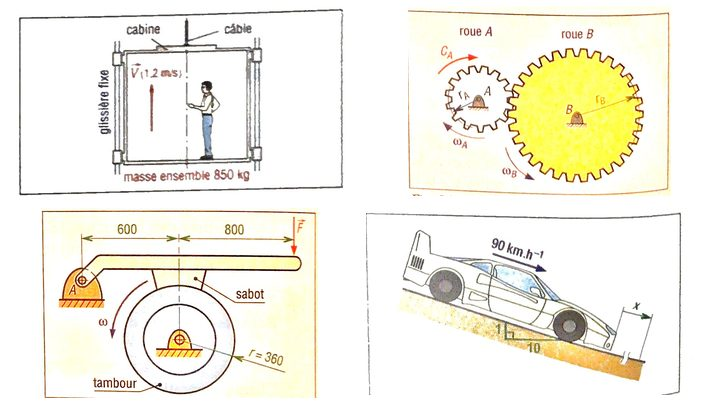
#> input picture src/images/accueil.jpg, 720 x 405 px
$ python -i extraire_figures.py   (imports and definitions only)
#> lines starting #> are read from the running program, lines starting #| are printed output that depends on the picture
#> further down, picture is the input picture: PIL image 720x405 RGB; mean R, G, B 244.1, 242, 229.6
#!/usr/bin/env python3
# -*- coding: utf-8 -*-
"""Découpe les figures du manuel dans les pages photographiées fournies (PDF) et les nettoie : correction de
l'éclairage (division par le fond flou : ombres et dégradés de la photo disparaissent), niveaux, légère saturation.
Écrit src/images/originaux/fig-*.jpg, que reprend outils/preparer_images.py.

    python3 outils/extraire_figures.py cours.pdf exercices.pdf exo2.pdf

Les PDF ne sont pas versionnés (photographies d'un manuel) : seules les figures découpées le sont.
Cadres : fractions de la page (x0, y0, x1, y1), relevées sur les pages fournies."""
import pathlib
import subprocess
import sys
import tempfile

import numpy as np
from PIL import Image, ImageEnhance, ImageFilter

ROOT = pathlib.Path(__file__).resolve().parent.parent
SORTIE = ROOT / "src" / "images" / "originaux"

# figure : (document, page (0 = première), cadre, légende du manuel)
FIGURES = {
    "fig-palan-reservoir": ("cours", 1, (0.105, 0.135, 0.975, 0.296), "Fig. 1 — Notion de puissance et d'énergie"),
    "fig-tremplin": ("cours", 0, (0.085, 0.705, 0.890, 0.940), "Le skieur sur le tremplin (ouverture du chapitre)"),
    "fig-skieur": ("cours", 0, (0.090, 0.705, 0.420, 0.935), "Le skieur en vol (ouverture du chapitre)"),
    "fig-camion": ("cours", 5, (0.525, 0.024, 0.985, 0.172), "Fig. 11 — Exemple : camion"),
    "fig-palan-puissance": ("cours", 7, (0.660, 0.360, 0.972, 0.500), "Fig. 16 — Puissance développée par le palan"),
    "fig-frein-disque": ("cours", 9, (0.075, 0.060, 0.985, 0.300), "Fig. 18 — Frein à disque industriel"),
    "fig-ascenseur": ("exercices", 0, (0.560, 0.415, 0.915, 0.548), "Fig. 22 — Cabine d'ascenseur"),
    "fig-escalier": ("exercices", 0, (0.560, 0.565, 0.915, 0.684), "Fig. 23 — Escalier roulant"),
    "fig-tire-bouchon": ("exercices", 0, (0.098, 0.802, 0.915, 0.932), "Fig. 24 — Tire-bouchon"),
    "fig-wagonnet-levage": ("exercices", 1, (0.535, 0.290, 0.962, 0.490), "Fig. 25 — Wagonnet de levage"),
    "fig-amortisseur": ("exercices", 1, (0.540, 0.526, 0.956, 0.655), "Fig. 26 — Amortisseur de fin de course"),
    "fig-amortisseur-ressort": ("exercices", 1, (0.745, 0.540, 0.956, 0.655), "Fig. 26 — l'amortisseur à ressort"),
    "fig-freinage-pente": ("exercices", 1, (0.550, 0.792, 0.998, 0.938), "Fig. 27 — Freinage dans une pente"),
    "fig-verin": ("exo2", 0, (0.566, 0.026, 0.921, 0.259), "Fig. 31 — Vérin de levage"),
    "fig-balancier": ("exo2", 0, (0.567, 0.298, 0.921, 0.513), "Fig. 32 — Levage de balancier"),
    "fig-frein-sabot": ("exo2", 0, (0.570, 0.527, 0.921, 0.683), "Fig. 33 — Frein à sabot"),
    "fig-roues": ("exo2", 0, (0.579, 0.760, 0.921, 0.920), "Fig. 34 — Roues"),
}
# niveaux propres à une figure (noir, blanc) : la page du palan, mal éclairée, est plus pâle
NIVEAUX = {"fig-palan-puissance": (95, 238)}


def nettoyer(im, noir=40, blanc=232):
    """Photo d'une page → figure sur fond blanc : on divise par l'éclairage (le fond flou), puis on étale les niveaux."""
#> called with noir = 40, blanc = 232
    a = np.asarray(im.convert("RGB")).astype(np.float32)
    fond = np.asarray(im.convert("RGB").filter(ImageFilter.GaussianBlur(radius=max(im.size) / 18))).astype(np.float32)
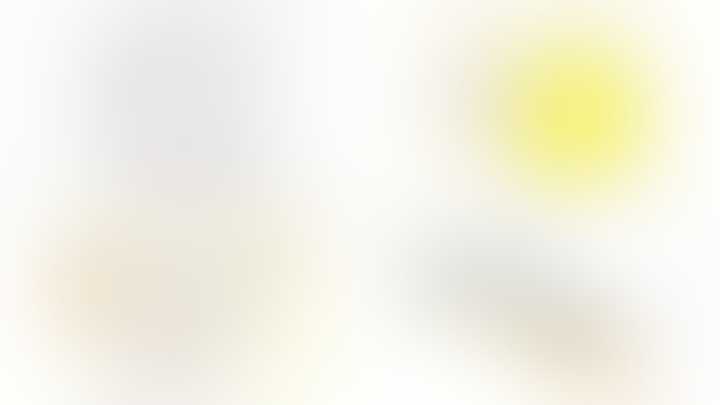
#> fond: shape (405, 720, 3) float32; mean R, G, B 244.7, 242.6, 230.6
    # le fond est estimé sur la luminance pour garder les couleurs des figures
    lum = fond.mean(axis=2, keepdims=True)
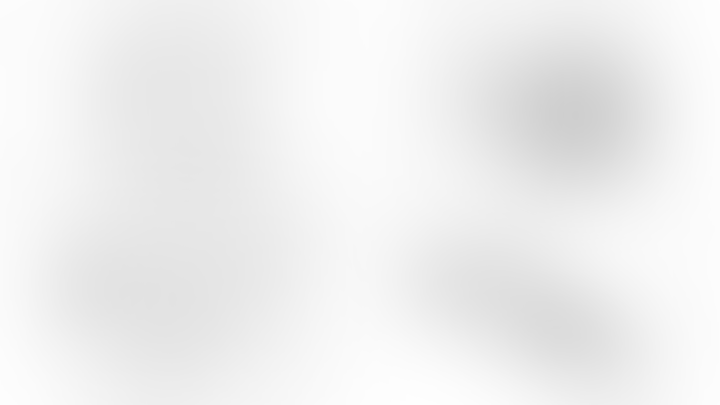
#> lum: shape (405, 720, 1) float32; min 206.7, max 254.7, mean 239.3
    a = np.clip(a / np.maximum(lum, 1) * 255 * 0.98, 0, 255)
    a = np.clip((a - noir) / (blanc - noir), 0, 1) ** 0.9 * 255
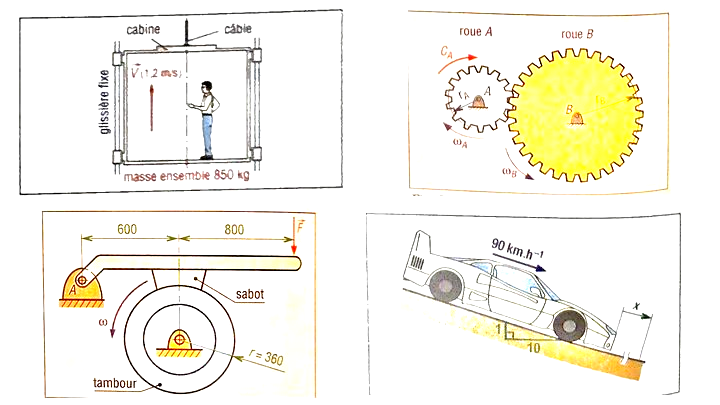
#> a: shape (405, 720, 3) float32; mean R, G, B 247.4, 245.6, 235.7
    out = Image.fromarray(a.astype(np.uint8))
    return ImageEnhance.Color(out).enhance(1.25)
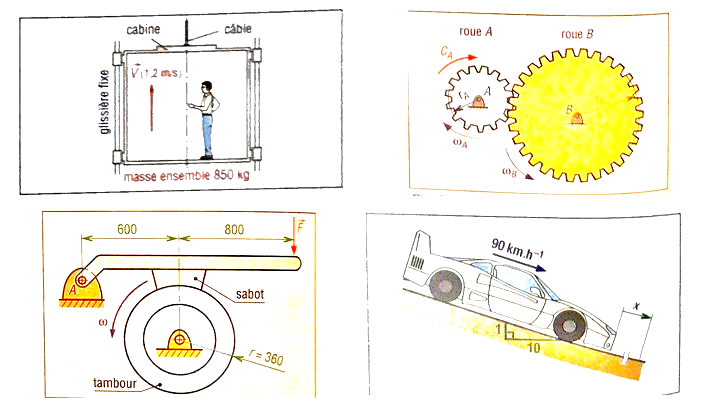
#> returned value: PIL image 720x405 RGB; mean R, G, B 246.9, 244.8, 232.8


def main(pdfs):
    noms = {"cours": None, "exercices": None, "exo2": None}
    for p in pdfs:
        n = pathlib.Path(p).name.lower()
        cle = "exo2" if "exo_2" in n or "exo2" in n else ("exercices" if "exercice" in n else "cours")
        noms[cle] = p
    assert all(noms.values()), f"trois PDF attendus (cours, exercices, exo 2) : {noms}"
    SORTIE.mkdir(parents=True, exist_ok=True)
    with tempfile.TemporaryDirectory() as tmp:
        pages = {}
        for cle, pdf in noms.items():
            subprocess.run(["pdfimages", "-j", pdf, f"{tmp}/{cle}"], check=True)
            pages[cle] = sorted(pathlib.Path(tmp).glob(f"{cle}-*.jpg"))
        for nom, (doc, page, (x0, y0, x1, y1), _leg) in FIGURES.items():
            im = Image.open(pages[doc][page])
            w, h = im.size
            fig = nettoyer(im.crop((round(x0 * w), round(y0 * h), round(x1 * w), round(y1 * h))), *NIVEAUX.get(nom, (40, 232)))
            if fig.width > 1200:
                fig = fig.resize((1200, round(fig.height * 1200 / fig.width)), Image.LANCZOS)
            fig.save(SORTIE / f"{nom}.jpg", quality=86, optimize=True)
            print(f"{nom}.jpg : {fig.width} × {fig.height}")


# [2 lines not run here, left out]

>>> from PIL import Image
>>> picture = Image.open('../src/images/accueil.jpg')
>>> result = nettoyer(picture)

$ run again, on src/images/carte-1-4.jpg
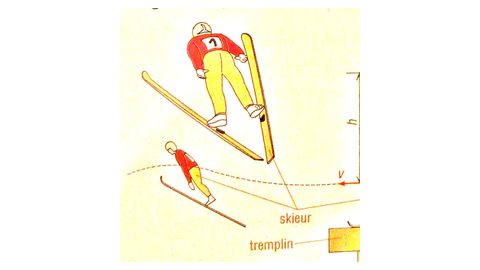
#> input picture src/images/carte-1-4.jpg, 480 x 270 px
#> picture is the input picture: PIL image 480x270 RGB; mean R, G, B 252.5, 249.4, 233.9
#> in nettoyer, `fond = np.asarray(im.convert("RGB").filter(ImageFilter.GaussianBlur(ra..`:
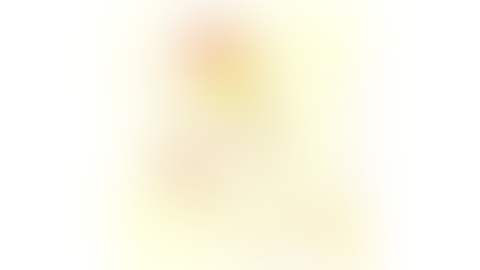
#> fond: shape (270, 480, 3) float32; mean R, G, B 252.8, 249.7, 234.7
#> in nettoyer, `return ImageEnhance.Color(out).enhance(1.25)`:
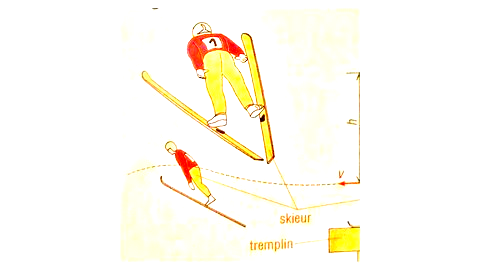
#> returned value: PIL image 480x270 RGB; mean R, G, B 254.3, 251, 241

$ run again, on src/images/carte-1-5.jpg
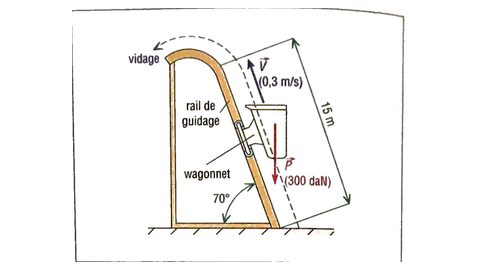
#> input picture src/images/carte-1-5.jpg, 480 x 270 px
#> picture is the input picture: PIL image 480x270 RGB; mean R, G, B 246.5, 245.4, 243.8
#> in nettoyer, `fond = np.asarray(im.convert("RGB").filter(ImageFilter.GaussianBlur(ra..`:
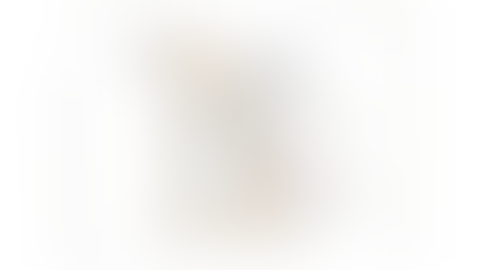
#> fond: shape (270, 480, 3) float32; mean R, G, B 246.8, 245.7, 244.2
#> in nettoyer, `a = np.clip((a - noir) / (blanc - noir), 0, 1) ** 0.9 * 255`:
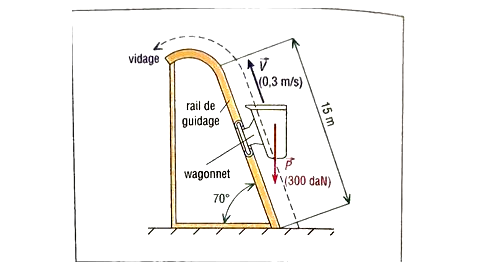
#> a: shape (270, 480, 3) float32; mean R, G, B 248.4, 247.3, 245.7

$ run again, on src/images/carte-2-1.jpg
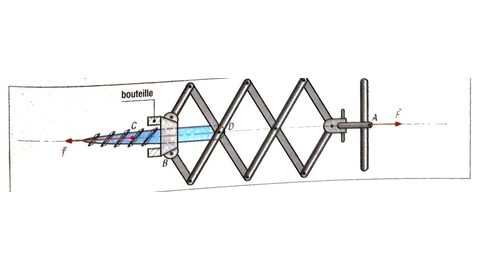
#> input picture src/images/carte-2-1.jpg, 480 x 270 px
#> picture is the input picture: PIL image 480x270 RGB; mean R, G, B 244.6, 244.6, 244.6
#> in nettoyer, `fond = np.asarray(im.convert("RGB").filter(ImageFilter.GaussianBlur(ra..`:
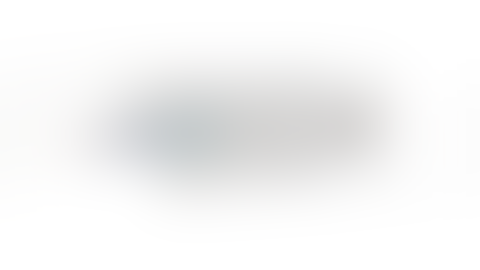
#> fond: shape (270, 480, 3) float32; mean R, G, B 244.8, 244.9, 244.8
#> in nettoyer, `a = np.clip(a / np.maximum(lum, 1) * 255 * 0.98, 0, 255)`:
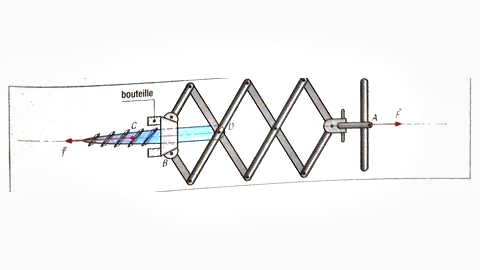
#> a: shape (270, 480, 3) float32; mean R, G, B 244.1, 244.1, 244.1
